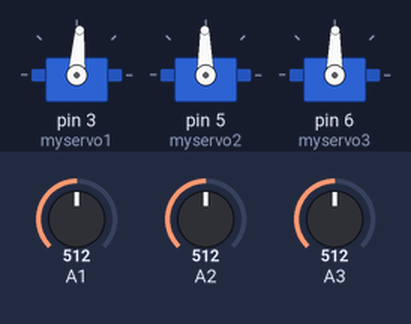
Bench run of a sketch on a simulated Arduino Uno, built with avr-gcc and run on an emulated ATmega328P. Parts: 3 × servo. Inputs (shaded band) come from the test bench; at power-on: A1 = 512, A2 = 512, A3 = 512.

Above: at 1.2 s.
1.3 s: A1 set to 716
At 2.0 s:
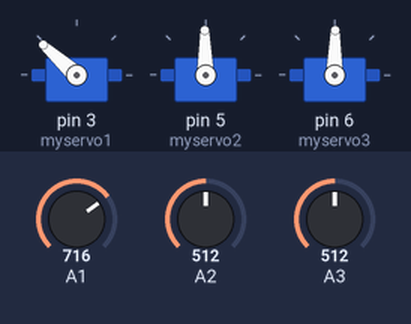
2.8 s: A2 set to 716
At 3.1 s:
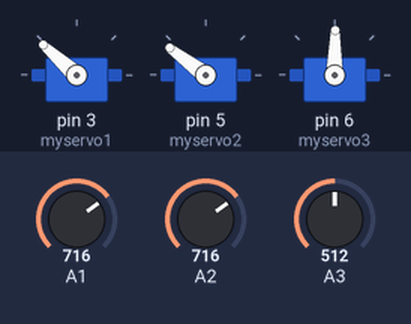
4.3 s: A3 set to 716
At 5.5 s:
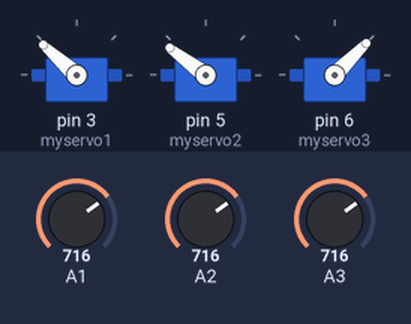
5.8 s: A1 set to 900
At 6.6 s:
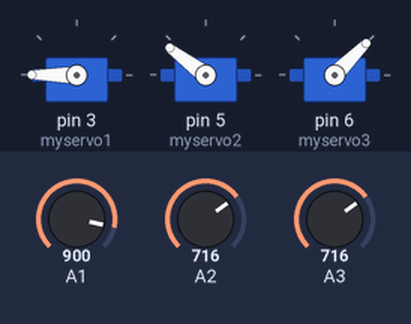
7.3 s: A2 set to 900
At 7.8 s:
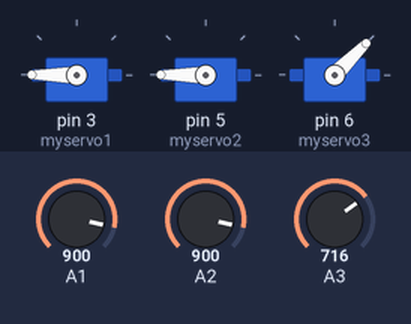
8.8 s: A3 set to 511
At 10.1 s:
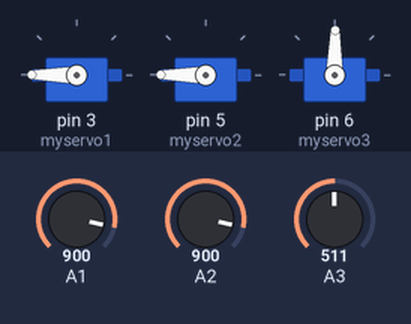
Timing chart, 0 to 11.3 s (numbered marks = the images above; inputs shaded):
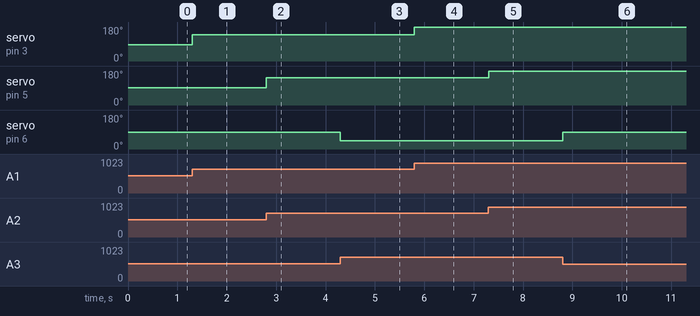

The sketch:

Pot-controlled-arm-code.ino
```cpp
#include <Servo.h>

Servo myservo1, myservo2, myservo3;

float th1 = 90.0, th2 = 90.0, th3 = 90.0;
float val1, val2, val3;

void setup() {
  Serial.begin(9600);
  myservo1.attach(3);
  myservo2.attach(5);
  myservo3.attach(6);
  set_servo();
}

void loop() {
  val1 = analogRead(A1);
  val2 = analogRead(A2);
  val3 = analogRead(A3);

  th1 = map(val1, 170.0, 880.0, 0.0, 180.0);
  if (th1 >= 180.0) {
    th1 = 180.0;
  } else if (th1 <= 0.0) {
    th1 = 0.0;
  }

  th2 = map(val2, 150.0, 860.0, 0.0, 180.0);
  if (th2 >= 180.0) {
    th2 = 180.0;
  } else if (th2 <= 0.0) {
    th2 = 0.0;
  }

  th3 = map(val3, 860.0, 160.0, 0.0, 180.0);
  if (th3 >= 180.0) {
    th3 = 180.0;
  } else if (th3 <= 45.0) {
    th3 = 45.0;
  }

  set_servo();
}

void set_servo() {
  myservo1.write(th1);
  myservo2.write(th2);
  myservo3.write(th3);
}
```

Measured:
- after the input at 1.3 s, servo on pin 3 (myservo1): 86° → 138° at once
- after the input at 2.8 s, servo on pin 5 (myservo2): 91° → 143° at once
- after the input at 4.3 s, servo on pin 6 (myservo3): 89° → 45° at once
- after the input at 5.8 s, servo on pin 3 (myservo1): 138° → 180° at once
- after the input at 7.3 s, servo on pin 5 (myservo2): 143° → 180° at once
- after the input at 8.8 s, servo on pin 6 (myservo3): 45° → 89° at once
